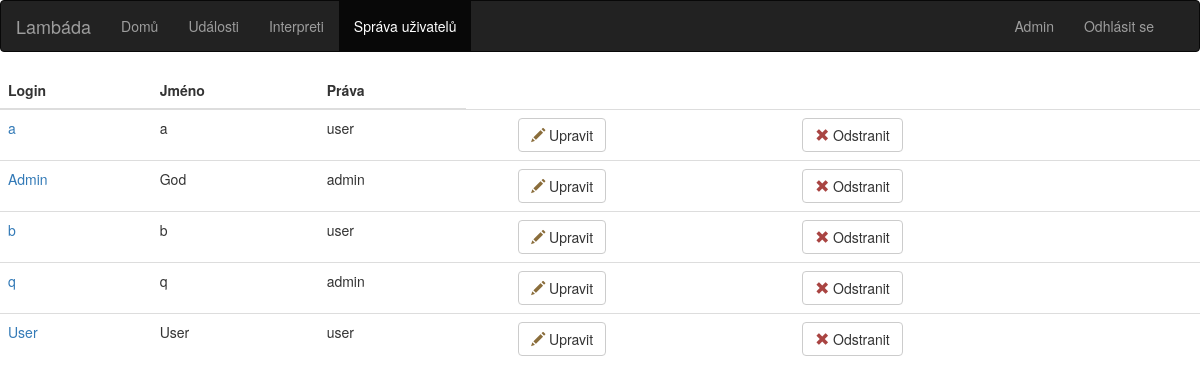
/uzivatele.php (signed in), run on the app's committed database.
### tables this page shows
CREATE TABLE uzivatel (
  login VARCHAR(30) NOT NULL,
  heslo VARCHAR(30) NOT NULL, 
  jmeno VARCHAR(50) NOT NULL,
  mesto VARCHAR(30),
  email VARCHAR(50) NOT NULL,
  tel_cislo VARCHAR(20),
  prava VARCHAR(10) DEFAULT 'user'
);

### uzivatele.php (the view, shortened to what this page needs)
<!DOCTYPE html>
<html>
	<head>
		<link rel="stylesheet" href="https://maxcdn.bootstrapcdn.com/bootstrap/3.3.7/css/bootstrap.min.css">
	</head>
	<body>
		<?php include 'database.php'; ?>
		<nav class="navbar navbar-inverse">
			<div class="container-fluid">
				<div class="navbar-header">
					<a class="navbar-brand" href="index.php">Lambáda</a>
				</div>
				<div class="collapse navbar-collapse" id="myNavbar">
					<ul class="nav navbar-nav">
						<li><a href="index.php">Domů</a></li>
						<li><a href="udalosti.php">Události</a></li>
						<li><a href="interpreti.php">Interpreti</a></li>
						<li class="active"><a href="uzivatele.php" class="<?php if (!isset($_SESSION['admin'])) echo hidden?>">Správa uživatelů</a></li>
					</ul>
					<ul class="nav navbar-nav navbar-right <?php if (!isset($_SESSION['uzivatel'])) echo hidden?>">
						<li><?php if(isset($_SESSION['uzivatel'])) echo "<a href='profil.php?login=" .$_SESSION['uzivatel']. "'>" .$_SESSION['uzivatel']. "</a></li>
						<li><a href='index.php?logout'> Odhlásit se</a>"?></li>
					</ul>
				</div>
			</div>
		</nav>
		<?php
		if (isset($_SESSION['admin'])){
			$sql = "SELECT * FROM uzivatel ORDER BY login";
			$result = $conn->query($sql);
			if ($result->num_rows > 0) { ?>
				<table class='table table-hover'>
					<thead>
						<tr>
							<th>Login</th>
							<th>Jméno</th>
							<th>Práva</th>
						</tr>
					</thead>
				<tbody>
				<? while($row = $result->fetch_assoc()) { ?>
					<tr>
						<td><a href='profil.php?login=<?echo $row["login"]?>' ><?echo $row["login"]?> </a></td>
						<td> <?echo $row["jmeno"] ?></td>
						<td> <?echo $row["prava"] ?></td>
						<td></td>
						<td>
							<form action='profil.php?login=<?echo $row["login"]?>' method='post'><button type='submit' name='edit' value='true' class='btn btn-default'><span class="glyphicon glyphicon-pencil text-warning"></span> Upravit</button></td></form>
						<td>
							<button type="button" class="btn btn-default" data-id="<?echo $row['login']?>" data-toggle="modal" data-target="#removeUserModal"><span class="glyphicon glyphicon-remove text-danger"></span> Odstranit</button>
						</td>
						<td></td>
						<td></td>
					</tr>
				<? } ?>
					</tbody>
				</table>
			<? } } else { echo "K zobrazeni stránky nemáte dostatečná oprávnění"; }?>
	</body>
</html>

### data on the page
uzivatel: login "a", jmeno "a", prava "user"
uzivatel: login "Admin", jmeno "God", prava "admin"
uzivatel: login "b", jmeno "b", prava "user"
uzivatel: login "q", jmeno "q", prava "admin"
uzivatel: login "User", jmeno "User", prava "user"

### other printed values
$_SESSION['uzivatel'] "Admin"
